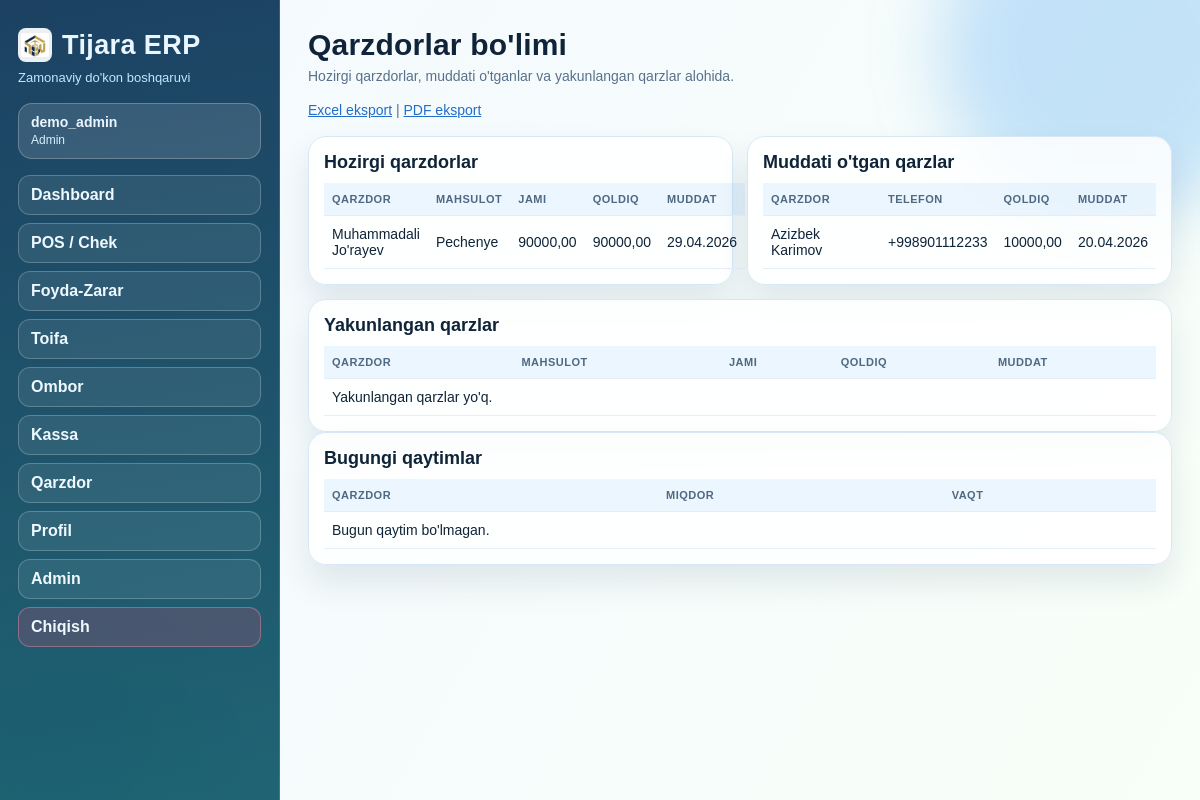
The page /qarzdor/ (signed in) on the database its author committed.
### qarzdor/models.py (models this page shows, shortened)
class Debt(models.Model):
    STATUS_OPEN = "OPEN"
    STATUS_CLOSED = "CLOSED"
    STATUS_OVERDUE = "OVERDUE"
    STATUSES = (
        (STATUS_OPEN, "Faol"),
        (STATUS_CLOSED, "Yopilgan"),
        (STATUS_OVERDUE, "Muddati o'tgan"),
    )
    debtor = models.ForeignKey(Debtor, on_delete=models.CASCADE, related_name="debts")
    product = models.ForeignKey(Product, on_delete=models.SET_NULL, null=True, blank=True)
    amount = models.DecimalField(max_digits=14, decimal_places=2)
    remaining_amount = models.DecimalField(max_digits=14, decimal_places=2)
    issued_at = models.DateField(default=timezone.now)
    due_date = models.DateField()
    status = models.CharField(max_length=10, choices=STATUSES, default=STATUS_OPEN)
    note = models.CharField(max_length=255, blank=True)
    created_at = models.DateTimeField(auto_now_add=True)
    class Meta:
        ordering = ["-issued_at"]
        verbose_name = "Qarz"
        verbose_name_plural = "Qarzlar"

class Debtor(models.Model):
    full_name = models.CharField(max_length=150)
    phone = models.CharField(max_length=30, blank=True)
    address = models.CharField(max_length=255, blank=True)
    created_at = models.DateTimeField(auto_now_add=True)
    class Meta:
        ordering = ["full_name"]
        verbose_name = "Qarzdor"
        verbose_name_plural = "Qarzdorlar"

### toifa/models.py (models this page shows, shortened)
class Product(models.Model):
    UNIT_PCS = "dona"
    UNIT_KG = "kg"
    UNIT_LITER = "litr"
    UNIT_CHOICES = (
        (UNIT_PCS, "Dona"),
        (UNIT_KG, "Kilogram"),
        (UNIT_LITER, "Litr"),
    )
    category = models.ForeignKey(Category, on_delete=models.PROTECT, related_name="products")
    name = models.CharField(max_length=150)
    unit = models.CharField(max_length=20, choices=UNIT_CHOICES, default=UNIT_PCS)
    sale_price = models.DecimalField(max_digits=14, decimal_places=2, default=0)
    min_stock_limit = models.DecimalField(max_digits=14, decimal_places=3, default=0)
    image_url = models.URLField(blank=True)
    is_active = models.BooleanField(default=True)
    created_at = models.DateTimeField(auto_now_add=True)
    class Meta:
        unique_together = ("category", "name")
        ordering = ["category__order", "name"]
        verbose_name = "Mahsulot"
        verbose_name_plural = "Mahsulotlar"

### core/views.py (the view)
# urls.py: path("qarzdor/", web_qarzdor, name="web-qarzdor"),
@login_required
def web_qarzdor(request):
    if not _is_admin_like(request.user):
        return redirect("operator-dashboard")
    today = timezone.localdate()
    active_debts = Debt.objects.filter(due_date__gte=today, remaining_amount__gt=0).select_related("debtor", "product").order_by("-issued_at")[:20]
    overdue = Debt.objects.filter(due_date__lt=today, remaining_amount__gt=0).select_related("debtor", "product")[:20]
    closed = Debt.objects.filter(remaining_amount__lte=0).select_related("debtor", "product").order_by("-issued_at")[:20]
    today_payments = DebtPayment.objects.filter(paid_at__date=today).select_related("debt__debtor")[:10]
    context = {
        "active_debts": active_debts,
        "overdue": overdue,
        "closed": closed,
        "today_payments": today_payments,
    }
    return render(request, "qarzdor.html", context)

### core/views.py (called while the page is built)
def _is_admin_like(user):
    return user.is_authenticated and (user.is_superuser or user.is_staff)

### templates/qarzdor.html (shortened to what this page needs)
{% extends "base.html" %}
{% block content %}
<section class="header">
    <h2>Qarzdorlar bo'limi</h2>
    <p>Hozirgi qarzdorlar, muddati o'tganlar va yakunlangan qarzlar alohida.</p>
    <p>
        <a href="/api/qarzdor/export/debts.xlsx">Excel eksport</a> |
        <a href="/api/qarzdor/export/debts.pdf">PDF eksport</a>
    </p>
</section>
<section class="grid-2">
    <div class="panel">
        <h3>Hozirgi qarzdorlar</h3>
        <table>
            <thead><tr><th>Qarzdor</th><th>Mahsulot</th><th>Jami</th><th>Qoldiq</th><th>Muddat</th></tr></thead>
            <tbody>
                {% for d in active_debts %}
                <tr>
                    <td>{{ d.debtor.full_name }}</td>
                    <td>{{ d.product.name|default:"-" }}</td>
                    <td>{{ d.amount }}</td>
                    <td>{{ d.remaining_amount }}</td>
                    <td>{{ d.due_date|date:"d.m.Y" }}</td>
                </tr>
                {% empty %}
                <tr><td colspan="5">Hozirgi qarzdor yo'q.</td></tr>
                {% endfor %}
            </tbody>
        </table>
    </div>
    <div class="panel">
        <h3>Muddati o'tgan qarzlar</h3>
        <table>
            <thead><tr><th>Qarzdor</th><th>Telefon</th><th>Qoldiq</th><th>Muddat</th></tr></thead>
            <tbody>
                {% for o in overdue %}
                <tr>
                    <td>{{ o.debtor.full_name }}</td>
                    <td>{{ o.debtor.phone }}</td>
                    <td>{{ o.remaining_amount }}</td>
                    <td>{{ o.due_date|date:"d.m.Y" }}</td>
                </tr>
                {% empty %}
                <tr><td colspan="4">Muddati o'tgan qarz yo'q.</td></tr>
                {% endfor %}
            </tbody>
        </table>
    </div>
</section>
<section class="panel">
    <h3>Yakunlangan qarzlar</h3>
    <table>
        <thead><tr><th>Qarzdor</th><th>Mahsulot</th><th>Jami</th><th>Qoldiq</th><th>Muddat</th></tr></thead>
        <tbody>
            {% for d in closed %}
            <tr>
                <td>{{ d.debtor.full_name }}</td>
                <td>{{ d.product.name|default:"-" }}</td>
                <td>{{ d.amount }}</td>
                <td>{{ d.remaining_amount }}</td>
                <td>{{ d.due_date|date:"d.m.Y" }}</td>
            </tr>
            {% empty %}
            <tr><td colspan="5">Yakunlangan qarzlar yo'q.</td></tr>
            {% endfor %}
        </tbody>
    </table>
</section>
<section class="panel">
    <h3>Bugungi qaytimlar</h3>
    <table>
        <thead><tr><th>Qarzdor</th><th>Miqdor</th><th>Vaqt</th></tr></thead>
        <tbody>
            {% for p in today_payments %}
            <tr>
                <td>{{ p.debt.debtor.full_name }}</td>
                <td>{{ p.amount }}</td>
                <td>{{ p.paid_at|date:"d.m.Y H:i" }}</td>
            </tr>
            {% empty %}
            <tr><td colspan="3">Bugun qaytim bo'lmagan.</td></tr>
            {% endfor %}
        </tbody>
    </table>
</section>
{% endblock %}

### templates/base.html (shortened to what this page needs)
{% load static %}
<!DOCTYPE html>
<html lang="uz">
<head>
    <link rel="stylesheet" href="{% static 'css/app.css' %}">
</head>
<body>
    <div class="bg-orb orb-one"></div>
    <div class="bg-orb orb-two"></div>
    <div class="layout">
        <aside class="sidebar">
            <div class="brand-wrap">
                <img class="brand-logo" src="{% static 'img/tijara-logo.png' %}" alt="Tijara logo">
                <h1>Tijara ERP</h1>
            </div>
            <p>Zamonaviy do'kon boshqaruvi</p>
            {% if user.is_authenticated %}
            <div class="user-chip">
                <strong>{{ user.username }}</strong>
                <span>{% if user.is_superuser or user.is_staff %}Admin{% else %}Operator{% endif %}</span>
            </div>
            {% endif %}
            <nav>
                {% if user.is_authenticated %}
                    {% if user.is_superuser or user.is_staff %}
                    <a class="nav-link" href="{% url 'web-dashboard' %}">Dashboard</a>
                    <a class="nav-link" href="{% url 'web-pos' %}">POS / Chek</a>
                    <a class="nav-link" href="{% url 'web-profit' %}">Foyda-Zarar</a>
                    <a class="nav-link" href="{% url 'web-toifa' %}">Toifa</a>
                    <a class="nav-link" href="{% url 'web-ombor' %}">Ombor</a>
                    <a class="nav-link" href="{% url 'web-kassa' %}">Kassa</a>
                    <a class="nav-link" href="{% url 'web-qarzdor' %}">Qarzdor</a>
                    <a class="nav-link" href="{% url 'web-profil' %}">Profil</a>
                    <a class="nav-link" href="/admin/">Admin</a>
                    {% endif %}
                    <a class="nav-link nav-danger" href="{% url 'logout' %}">Chiqish</a>
                {% else %}
                    <a class="nav-link" href="{% url 'login' %}">Kirish</a>
                    <a class="nav-link" href="/admin/login/">Admin kirish</a>
                {% endif %}
            </nav>
        </aside>
        <main class="content">
            {% block content %}{% endblock %}
        </main>
    </div>
</body>
</html>

### static/css/app.css (style rules this page uses)
:root { --bg-1: #f4f9ff; --bg-2: #f8fff8; --text: #0f2438; --muted: #58718b; --line: #d8e7f5; --card: rgba(255, 255, 255, 0.86); --glass: blur(10px); --brand-a: #1f8ef1; --brand-b: #0bb783; --brand-c: #ff8a3d; --danger: #f0446f; --shadow: 0 18px 32px rgba(17, 52, 84, 0.1); }
* { box-sizing: border-box; }
body { margin: 0; font-family: "Sora", "Manrope", sans-serif; color: var(--text); background: linear-gradient(120deg, var(--bg-1), var(--bg-2)); }
a { color: #226eca; }
.bg-orb { position: fixed; border-radius: 999px; pointer-events: none; filter: blur(35px); z-index: 0; animation: drift 12s ease-in-out infinite alternate; }
.orb-one { width: 340px; height: 340px; top: -120px; right: -80px; background: rgba(31, 142, 241, 0.24); }
.orb-two { width: 280px; height: 280px; bottom: -90px; left: -70px; background: rgba(11, 183, 131, 0.2); animation-delay: 0.8s; }
.layout { display: grid; grid-template-columns: 280px 1fr; min-height: 100vh; position: relative; z-index: 2; }
.sidebar { padding: 28px 18px; background: linear-gradient(170deg, rgba(16, 55, 90, 0.95), rgba(20, 92, 108, 0.95)); color: #eaf6ff; border-right: 1px solid rgba(255, 255, 255, 0.14); }
.brand-wrap { display: flex; align-items: center; gap: 10px; }
.brand-logo { width: 34px; height: 34px; object-fit: contain; border-radius: 8px; background: rgba(255, 255, 255, 0.92); padding: 3px; }
.sidebar h1 { margin: 0; font-size: 27px; letter-spacing: 0.4px; }
.sidebar p { margin: 8px 0 18px; color: #bee8ff; font-size: 13px; }
.user-chip { border: 1px solid rgba(255, 255, 255, 0.24); background: rgba(255, 255, 255, 0.12); border-radius: 14px; padding: 10px 12px; margin-bottom: 16px; }
.user-chip strong { display: block; font-size: 14px; }
.user-chip span { font-size: 12px; color: #d7f2ff; }
.sidebar nav { display: flex; flex-direction: column; gap: 8px; }
.nav-link { text-decoration: none; color: #eef9ff; font-weight: 600; border-radius: 12px; padding: 10px 12px; border: 1px solid rgba(255, 255, 255, 0.22); background: rgba(255, 255, 255, 0.08); transition: all 0.2s ease; }
.nav-danger { border-color: rgba(255, 149, 176, 0.4); background: rgba(240, 68, 111, 0.2); }
.content { padding: 28px; }
.header h2 { margin: 0 0 6px; font-size: 30px; letter-spacing: 0.2px; }
.header p { margin: 0 0 18px; color: var(--muted); font-size: 14px; }
.grid-2 { display: grid; grid-template-columns: repeat(2, minmax(0, 1fr)); gap: 14px; margin-bottom: 14px; }
.panel { background: var(--card); border: 1px solid var(--line); border-radius: 18px; box-shadow: var(--shadow); padding: 15px; backdrop-filter: var(--glass); }
.panel h3 { margin: 0 0 10px; font-size: 18px; }
table { width: 100%; border-collapse: collapse; font-size: 14px; overflow: hidden; }
th, td { border-bottom: 1px solid #e4eef8; text-align: left; padding: 10px 8px; }
th { color: #4f6983; font-size: 11px; letter-spacing: 0.5px; text-transform: uppercase; background: rgba(31, 142, 241, 0.08); }

### rows shown on the page
Debt: debtor.full_name "Muhammadali Jo'rayev", product.name "Pechenye", amount "90000,00", remaining_amount "90000,00", due_date "29.04.2026"
Debt: debtor.full_name "Azizbek Karimov", debtor.phone "+998901112233", remaining_amount "10000,00", due_date "20.04.2026"

### other values the page prints
{{ user.username }} "demo_admin"
